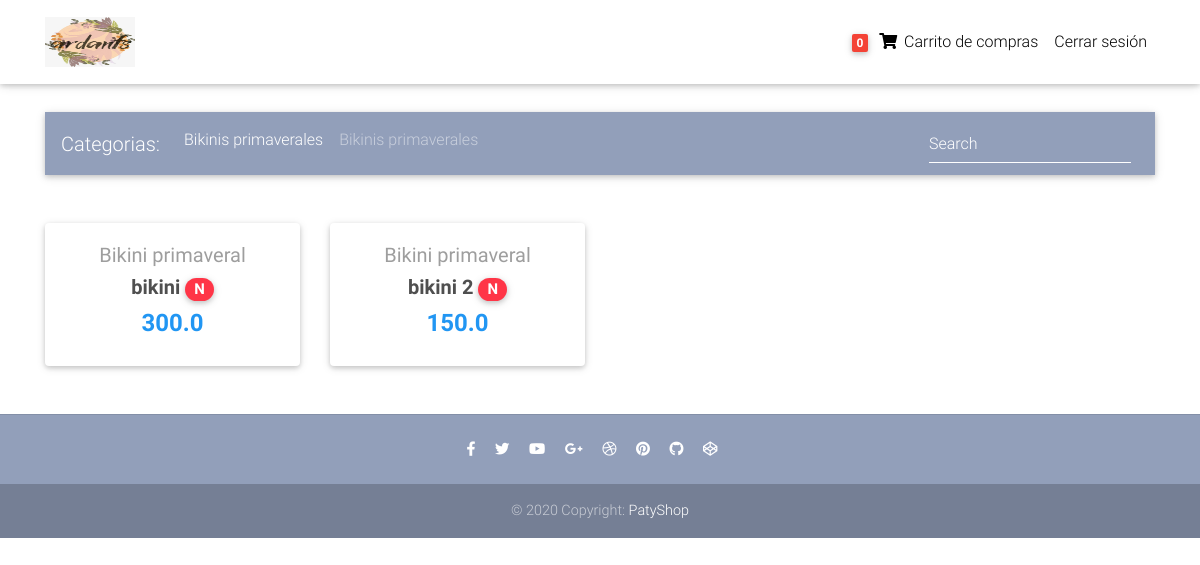
Page / (signed in) on the earlier database version.
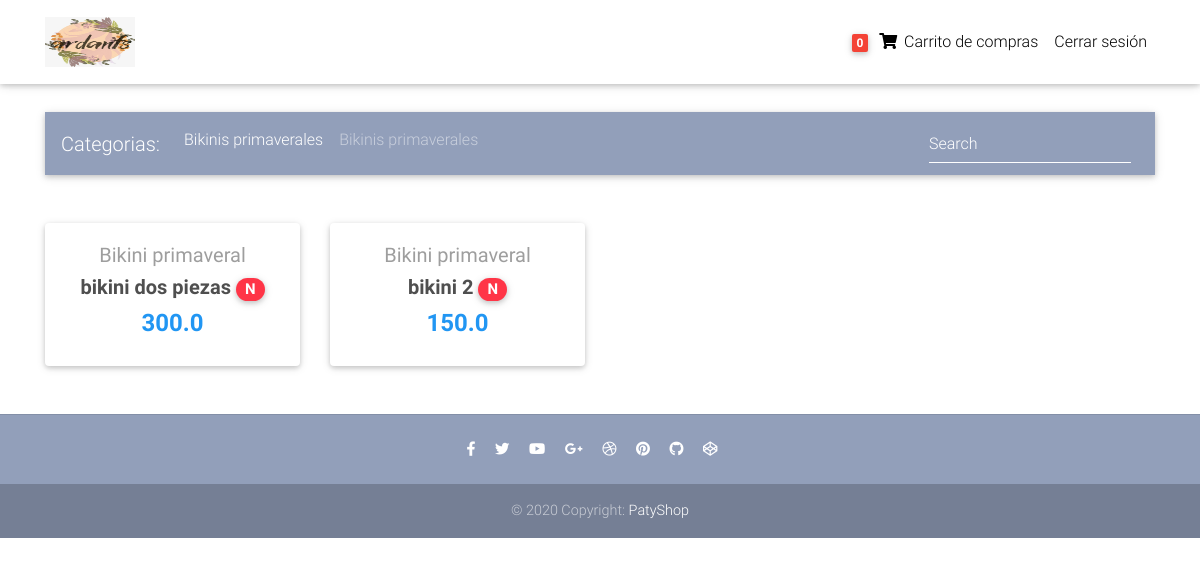
Same page on the later database version.
### core/models.py (models this page shows, shortened)
class Item(models.Model):
    title = models.CharField(max_length = 100)
    price = models.FloatField()
    discount_price = models.FloatField(blank=True, null=True)
    category = models.CharField(choices=CATEGORY_CHOICES, max_length = 2)
    label = models.CharField(choices=LABEL_CHOICES, max_length = 2)
    slug = models.SlugField()
    discount_price = models.FloatField(blank=True, null=True)
    description = models.TextField()
    def get_absolute_url(self):
        return reverse("core:product_page", kwargs={
            'slug':self.slug
        })

### core/views.py (the view)
# urls.py: path('', HomeView.as_view() , name="home"),
class HomeView(ListView):
    model = Item
    paginate_by = 10
    template_name = "home-page.html"

### core/templatetags/cart_template_cart.py (called while the page is built)
@register.filter
def cart_item_count(user):
    if user.is_authenticated:
        qs = Order.objects.filter(user = user, ordered = False)
        if qs.exists():
            return qs[0].items.count()
    return 0

### templates/home-page.html (shortened to what this page needs)
{% extends 'base.html' %}
{% load static %}
{% block content %}
<main>
  <div class="container">
    <nav class="navbar navbar-expand-lg navbar-dark mdb-color lighten-3 mt-3 mb-5">
      <span class="navbar-brand">Categorias:</span>
      <div class="collapse navbar-collapse" id="basicExampleNav">
        <ul class="navbar-nav mr-auto">
          <li class="nav-item">
            <a class="nav-link" href="#">Bikinis primaverales</a>
          </li>
          <li>
            <a class="nav-link" href="#">Bikinis primaverales</a>
          </li>
        </ul>
        <form class="form-inline">
          <div class="md-form my-0">
            <input class="form-control mr-sm-2" type="text" placeholder="Search" aria-label="Search">
          </div>
        </form>
      </div>
    </nav>
    <section class="text-center mb-4">
      <div class="row wow fadeIn">
        {% for item in object_list %}
        <div class="col-lg-3 col-md-6 mb-4">
          <div class="card">
            <div class="card-body text-center">
              <a href=" {% static '' %}" class="grey-text">
                <h5>{{item.get_category_display}}</h5>
              </a>
              <h5>
                <strong>
                  <a href="{{item.get_absolute_url}}" class="dark-grey-text">{{item.title}}
                    <span class="badge badge-pill danger-color">{{item.label}}</span>
                  </a>
                </strong>
              </h5>
              <h4 class="font-weight-bold blue-text">
                <strong>
                  {% if item.discount_price %}
                    {{item.discount_price}}
                  {% else %}
                    {{item.price}}
                  {% endif %}
                </strong>
              </h4>
            </div>
          </div>
        </div>
        {% endfor %}
    </section>
  </div>
</main>
{% endblock %}

Differences in the rows shown:
changed Item: title "bikini" → "bikini dos piezas"
